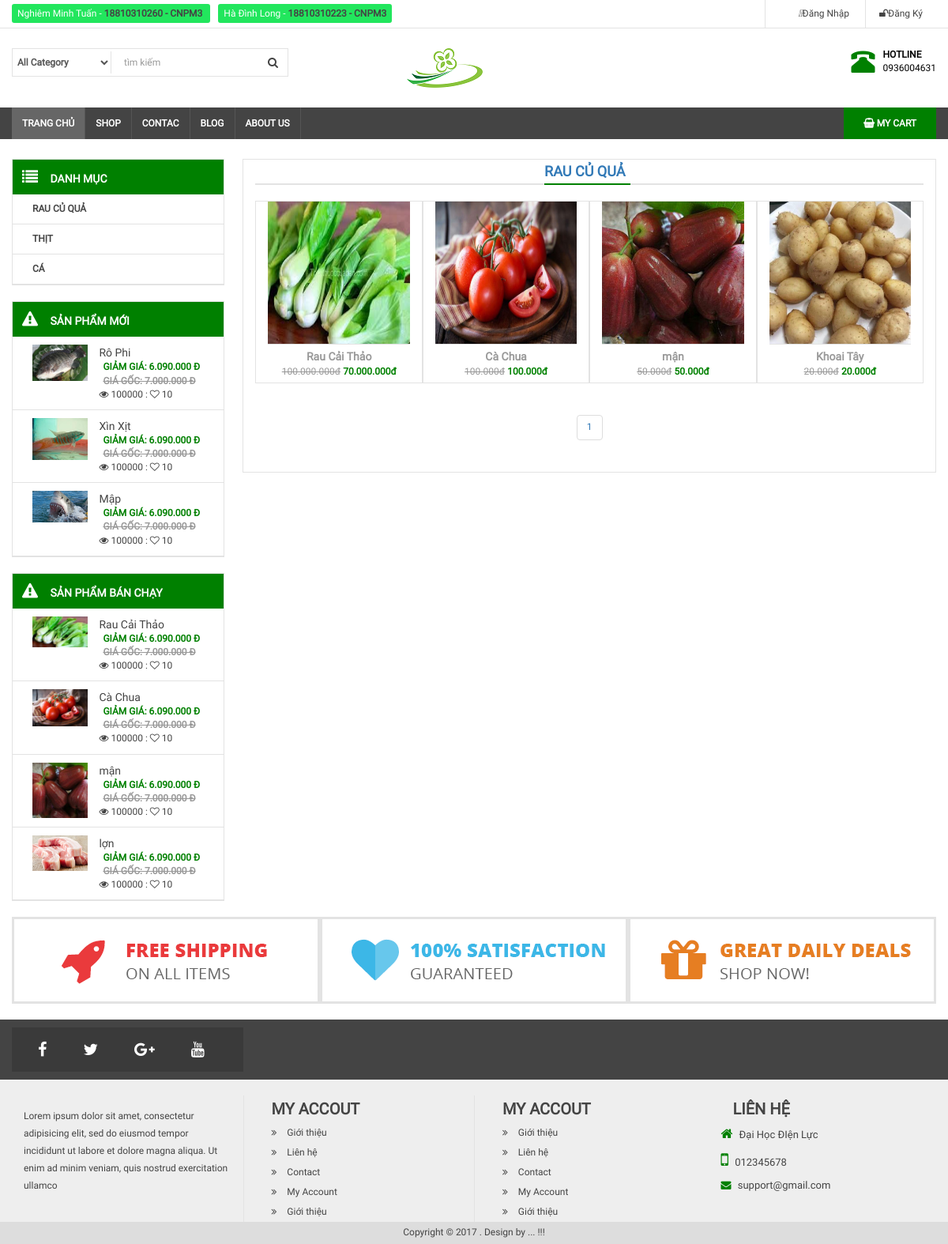
Screenshot of /webbanhang/danh-muc-sp.php?id=5 with the database file from the repository.
### tables this page shows
CREATE TABLE `category` (
  `id` int(11) NOT NULL,
  `name` varchar(100) DEFAULT NULL,
  `slug` varchar(100) DEFAULT NULL,
  `image` varchar(100) DEFAULT NULL,
  `banner` varchar(100) DEFAULT NULL,
  `home` tinyint(4) DEFAULT 0,
  `status` tinyint(4) DEFAULT 1,
  `created_at` timestamp NULL DEFAULT current_timestamp() ON UPDATE current_timestamp(),
  `updated_at` timestamp NULL DEFAULT current_timestamp() ON UPDATE current_timestamp()
);

CREATE TABLE `product` (
  `id` int(11) NOT NULL,
  `name` varchar(100) DEFAULT NULL,
  `slug` varchar(100) DEFAULT NULL,
  `price` int(11) DEFAULT NULL,
  `sale` tinyint(4) DEFAULT 0,
  `pay` int(11) DEFAULT 0,
  `thunbar` varchar(100) DEFAULT NULL,
  `category_id` int(11) DEFAULT NULL,
  `content` text DEFAULT NULL,
  `number` int(11) DEFAULT 0,
  `head` int(11) DEFAULT 0,
  `view` int(11) DEFAULT 0,
  `create_at` timestamp NULL DEFAULT NULL,
  `update_at` timestamp NULL DEFAULT NULL ON UPDATE current_timestamp()
);

### webbanhang/libraries/function.php (called while the page is built, shortened)
<?php
    function getInput($string)
    {
        return isset($_GET[$string]) ?  $_GET[$string] : '';
    }
    function base_url()
    {
        return $url = "http://localhost/webbanhang/";
    }
    function public_fontend()
    {
        return base_url()."public/fontend/";
    }
    function uploads()
    {
        return base_url()."public/uploads/";
    }
    function formatPrice($number)
    {
        $number = intval($number);
        return $number = number_format($number,0,'.','.')."đ";
    }
    function formatPricesale($number,$sale)
    {
        $number = intval($number);
        $sale = intval($sale);
        $price = $number*(100-$sale)/100;
        return formatPrice($price);
    }
?>

### webbanhang/libraries/database.php (called while the page is built, shortened)
<?php
    class Database
    {
        public function __construct()
        {
            $this->link = mysqli_connect("localhost:3307","root","","thucphamsach") or die ();
            mysqli_set_charset($this->link,"utf8");
        }
        public function fetchsql( $sql )
        {
            $result = mysqli_query($this->link,$sql) or die("Lỗi  truy vấn sql " .mysqli_error($this->link));
            $data = [];
            if( $result)
            {
                while ($num = mysqli_fetch_assoc($result))
                {
                    $data[] = $num;
                }
            }
            return $data;
        }
        public function fetchID($table , $id )
        {
            $sql = "SELECT * FROM {$table} WHERE id = $id ";
            $result = mysqli_query($this->link,$sql) or die("Lỗi  truy vấn fetchID " .mysqli_error($this->link));
            return mysqli_fetch_assoc($result);
        }
         public function fetchAll($table)
        {
            $sql = "SELECT * FROM {$table} WHERE 1" ;
            $result = mysqli_query($this->link,$sql) or die("Lỗi Truy Vấn fetchAll " .mysqli_error($this->link));
            $data = [];
            if( $result)
            {
                while ($num = mysqli_fetch_assoc($result))
                {
                    $data[] = $num;
                }
            }
            return $data;
        }
        function num_rows($sql){
            $result = mysqli_query($this->link,$sql) or die("Lỗi  truy vấn sql " .mysqli_error($this->link));
            if (!empty($result)){
                $count = mysqli_num_rows($result);
                return $count;
            }
        }
    }
?>

### webbanhang/autoload/autoload.php (called while the page is built, shortened)
<?php
     require_once  ('libraries/database.php');
     require_once  ('libraries/function.php');
     $db = new database;
     $category = $db->fetchAll("category");
     $sqlNew= "SELECT*FROM product WHERE 1 ORDER BY ID DESC LIMIT 3";
     $productNew= $db->fetchsql($sqlNew);
     $sqlPay = "SELECT*FROM product WHERE 1 ORDER BY PAY DESC LIMIT 4";
     $productPay = $db->fetchsql($sqlPay);
?>

### webbanhang/danh-muc-sp.php (the view, shortened to what this page needs)
<?php require_once  ('autoload/autoload.php');
    $id= intval(getInput('id'));
    $Editcategory = $db->fetchID("category",$id);
    $limit = 4;
    $sql = "SELECT*FROM product WHERE category_id = $id";
    $total_records = $db->num_rows($sql);
    $total_pages = ceil($total_records/$limit);
    $current_page = 1;
    $start = ($current_page-1)*$limit;
    $sql= "SELECT*FROM product WHERE category_id = $id LIMIT $start,$limit";
    $product = $db->fetchsql($sql);
    $path = $_SERVER['SCRIPT_NAME'];
?>
<?php require_once  ('layout/headed.php'); ?>
                <div class="col-md-9 bor">
                        <section class="box-main1">
                            <h3 class="title-main" style="text-align: center;"><a href="javascript:void(0)"><?php echo $Editcategory['name'] ?> </a> </h3>
                            <div class="showitem clearfix">
                                <?php foreach($product as $item): ?>
                                        <div class="col-md-3 item-product bor">
                                            <a href="chi-tiet-sp.php?id=<?php echo $item['id'] ?>">
                                                <img src="<?php echo uploads() ?>product/<?php echo $item['thunbar'] ?>" class="" width="100%" height="180">
                                            </a>
                                            <div class="info-item">
                                                <a href="chi-tiet-sp.php?id=<?php echo $item['id'] ?>"><?php echo $item['name'] ?></a>
                                                <p><strike class="sale"><?php echo formatPrice($item['price']) ?></strike> <b class="price"><?php echo formatPricesale($item['price'],$item['sale']) ?></b></p>
                                            </div>
                                        </div>
                                <?php endforeach ?>
                                <nav class="text-center" style="margin-top: 250px;">
                                        <ul class="pagination">
                                            <?php for ($i=1;$i<=$total_pages;$i++) :?>
                                            <li><a href="<?php echo $path ?>?id=<?php echo $id?>&&trang=<?php echo $i?>"><?php echo $i; ?></a></li>
                                            <?php endfor ?>
                                        </ul>
                                </nav>
                                </div>
                        </section>
                    </div>
                </div>
<?php require_once  ('layout/footer.php'); ?>

### webbanhang/layout/headed.php (shortened to what this page needs)
<html>
    <head>
        <link rel="stylesheet" type="text/css" href="<?php echo base_url() ?>/public/fontend/css/font-awesome.min.css">
        <link rel="stylesheet" type="text/css" href="<?php echo base_url() ?>/public/fontend/css/bootstrap.min.css">
        <link rel="stylesheet" type="text/css" href="<?php echo base_url() ?>/public/fontend/css/slick.css"/>
        <link rel="stylesheet" type="text/css" href="<?php echo base_url() ?>/public/fontend/css/slick-theme.css"/>
        <link rel="stylesheet" type="text/css" href="<?php echo base_url() ?>/public/fontend/css/style3.css">
    </head>
    <body>
        <div id="wrapper">
            <div id="header">
                <div id="header-top">
                    <div class="container">
                        <div class="row clearfix">
                            <div class="col-md-6" id="header-text">
                                <a>Nghiêm Minh Tuấn - <b>18810310260 - CNPM3</b>
                                <a>Hà Đình Long     - <b>18810310223 - CNPM3</b>
                            </div>
                            <div class="col-md-6">
                                <nav id="header-nav-top">
                                    <ul class="list-inline pull-right" id="headermenu">
                                        <?php  if(isset($_SESSION['name_user'])):?>
                                            <li><a href="thongtin.php"  style="color:green">Xin Chào :  <?php echo $_SESSION['name_user'] ?></a></li>
                                            <li>
                                                <a href=""><i class="fa fa-user"></i> Tài Khoản <i class="fa fa-caret-down"></i></a>
                                                <ul id="header-submenu">
                                                    <li><a href="thongtin.php">Thông Tin</a></li>
                                                    <li><a href="giohang.php">Giỏ Hàng</a></li>
                                                    <li><a href="thoat.php"><i class="fa fa-share-square-o">Đăng Xuất</i></a></li>
                                                </ul>
                                            </li>
                                        <?php else: ?>
                                            <li>
                                                <a href="dangnhap.php"><i class="fas fa-user-circle"></i>Đăng Nhập</a>
                                            </li>
                                            <li>
                                                <a href="dangky.php"><i class="fa fa-unlock"></i>Đăng Ký</a>
                                            </li>
                                        <?php endif ?>
                                    </ul>
                                </nav>
                            </div>
                        </div>
                    </div>
                </div>
                <div class="container">
                    <div class="row" id="header-main">
                        <div class="col-md-5">
                            <form class="form-inline" action="http://localhost/WEBBANHANG/shop.php" method="get">
                                <div class="form-group">
                                    <label>
                                        <select name="category" class="form-control">
                                            <option> All Category</option>
                                        </select>
                                    </label>
                                    <input type="text" name="keywork" id="keywork" placeholder=" tìm kiếm" class="form-control" value="<?php echo (isset($_GET['keywork']) ? $_GET['keywork'] : ''  ) ?>">
                                    <button type="submit" class="btn btn-default"><i class="fa fa-search"></i></button>
                                </div>
                            </form>
                        </div>
                        <div class="col-md-4">
                            <a href="">
                                <img src="<?php echo public_fontend()?>images/lo-go1.png" >
                            </a>
                        </div>
                        <div class="col-md-3" id="header-right">
                            <div class="pull-right">
                                <div class="pull-left">
                                    <i class="glyphicon glyphicon-phone-alt"></i>
                                </div>
                                <div class="pull-right">
                                    <p id="hotline">HOTLINE</p>
                                    <p>0936004631</p>
                                </div>
                            </div>
                        </div>
                    </div>
                </div>
            </div>
            <div id="menunav">
                <div class="container">
                    <nav>
                        <div class="home pull-left">
                            <a href="index.php">Trang chủ</a>
                        </div>
                        <ul id="menu-main">
                            <li>
                                <a href="shop.php">Shop</a>
                            </li>
                            <li>
                                <a href="contac.php">Contac</a>
                            </li>
                            <li>
                                <a href="">Blog</a>
                            </li>
                            <li>
                                <a href="">About us</a>
                            </li>
                        </ul>
                        <ul class="pull-right" id="main-shopping">
                            <li>
                                <a href="giohang.php"><i class="fa fa-shopping-basket"></i> My Cart </a>
                            </li>
                        </ul>
                    </nav>
                </div>
            </div>
            <div id="maincontent">
                <div class="container">
                    <div class="col-md-3  fixside" >
                        <div class="box-left box-menu" >
                            <h3 class="box-title"><i class="fa fa-list"></i>  Danh mục</h3>
                            <ul>
                                <?php foreach($category as $item): ?>
                                <li><a href="danh-muc-sp.php?id=<?php echo $item['id'] ?>"><?php echo $item['name'] ?></a></li>
                                <?php endforeach ?>
                            </ul>
                        </div>
                        <div class="box-left box-menu">
                            <h3 class="box-title"><i class="fa fa-warning"></i>  Sản phẩm mới </h3>
                            <ul>
                                <?php foreach($productNew as $item): ?>
                                    <li class="clearfix">
                                        <a href="chi-tiet-sp.php?id=<?php echo $item['id'] ?>">
                                            <img src="<?php echo uploads() ?>product/<?php echo $item['thunbar'] ?>" class="img-responsive pull-left" width="70px" height="60px">
                                            <div class="info pull-right">
                                                <p class="name"><?php echo $item['name'] ?></p >
                                                <b class="price">Giảm giá: 6.090.000 đ</b><br>
                                                <b class="sale">Giá gốc: 7.000.000 đ</b><br>
                                                <span class="view"><i class="fa fa-eye"></i> 100000 : <i class="fa fa-heart-o"></i> 10</span>
                                            </div>
                                        </a>
                                    </li>
                                <?php endforeach ?>
                            </ul>
                        </div>
                        <div class="box-left box-menu">
                            <h3 class="box-title"><i class="fa fa-warning"></i>  Sản phẩm Bán CHạy </h3>
                            <ul>
                                <?php foreach($productPay as $item): ?>
                                        <li class="clearfix">
                                            <a href="chi-tiet-sp.php?id=<?php echo $item['id'] ?>">
                                                <img src="<?php echo uploads() ?>product/<?php echo $item['thunbar'] ?>" class="img-responsive pull-left" width="70px" height="60px">
                                                <div class="info pull-right">
                                                    <p class="name"><?php echo $item['name'] ?></p >
                                                    <b class="price">Giảm giá: 6.090.000 đ</b><br>
                                                    <b class="sale">Giá gốc: 7.000.000 đ</b><br>
                                                    <span class="view"><i class="fa fa-eye"></i> 100000 : <i class="fa fa-heart-o"></i> 10</span>
                                                </div>
                                            </a>
                                        </li>
                                    <?php endforeach ?>
                            </ul>
                        </div>
                    </div>

### rows the page displays
category: name "RAU CỦ QUẢ"
category: name "THỊT"
category: name "CÁ"
product: thunbar (picture), name "Rô Phi"
product: thunbar (picture), name "Xìn Xịt"
product: thunbar (picture), name "Mập"
product: thunbar (picture), name "Rau Cải Thảo", price "100.000.000đ", formatPricesale($item['price'],$item['sale']) "70.000.000đ"
product: thunbar (picture), name "Cà Chua", price "100.000đ", formatPricesale($item['price'],$item['sale']) "100.000đ"
product: thunbar (picture), name "mận", price "50.000đ", formatPricesale($item['price'],$item['sale']) "50.000đ"
product: thunbar (picture), name "lợn"
product: thunbar (picture), name "Khoai Tây", price "20.000đ", formatPricesale($item['price'],$item['sale']) "20.000đ"
